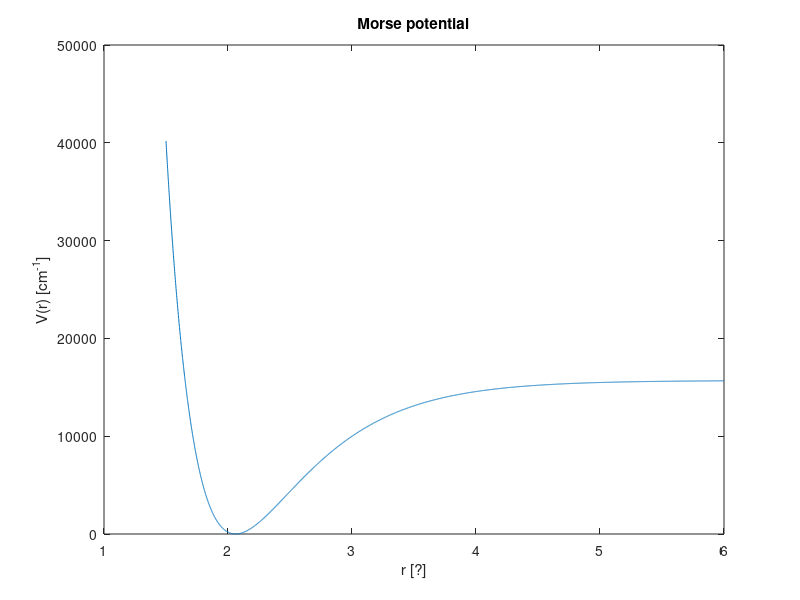

MATLAB code to generate this figure:
d = 15700;
a = 1.703;
r = 2.061;
x = [1.5:0.001:6];
y = d*(1-exp(a*(r-x))).^2;
plot(x,y);
hold on;
title('Morse potential');
xlabel('r [?]');
ylabel('V(r) [cm^{-1}]');
